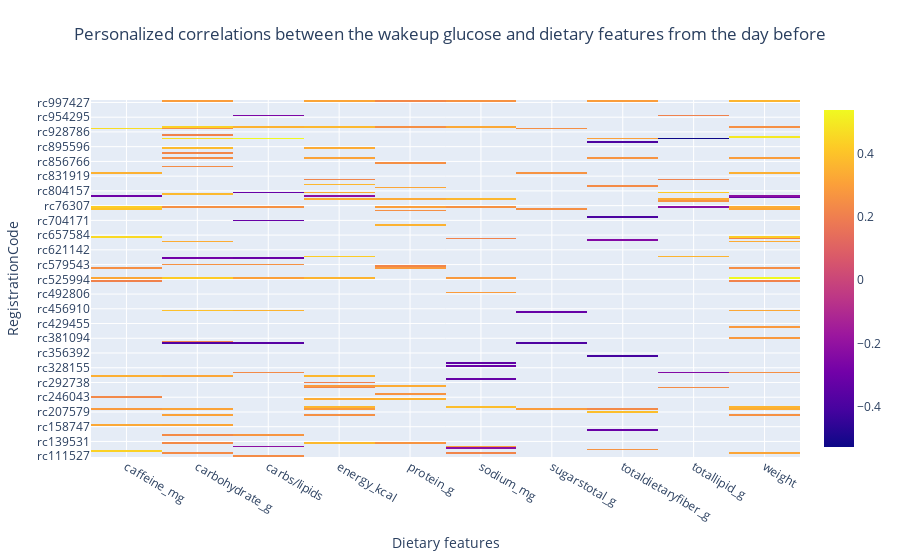

Source (notebook cell):
### Code cell
import plotly.graph_objects as go

fig = go.Figure(data=go.Heatmap(
                   z=sign_corr_list,
                   x=diet_feat_list,
                   y=rc_list,
                   hoverongaps = False))
fig.update_layout(
    title={
        'text': "Personalized correlations between the wakeup glucose and dietary features from the day before",
        'y':0.95,
        'x':0.5,
        'xanchor': 'center',
        'yanchor': 'top'},
    xaxis_title="Dietary features",
    yaxis_title="RegistrationCode"
    )
#fig.write_html("/home/elming/Cache/plotly_figures/personalized_corr_pnp3.html")
fig.show()

### Figure 1 — Plotly figure (JSON) as saved in the notebook; plotly's stock layout.template omitted (floating-point values rounded to 4 significant figures; data arrays with more than 128 entries replaced by an {"elided": "..."} marker saying what was removed)
{"data": [{"hoverongaps": false, "type": "heatmap", "x": ["caffeine_mg", "carbohydrate_g", "carbs/lipids", "energy_kcal", "protein_g", "sodium_mg", "sugarstotal_g", "totaldietaryfiber_g", "totallipid_g", "weight"], "y": {"elided": "218 str values"}, "z": {"elided": "218x10 float values"}}], "layout": {"title": {"text": "Personalized correlations between the wakeup glucose and dietary features from the day before", "x": 0.5, "xanchor": "center", "y": 0.95, "yanchor": "top"}, "xaxis": {"title": {"text": "Dietary features"}}, "yaxis": {"title": {"text": "RegistrationCode"}}}}
